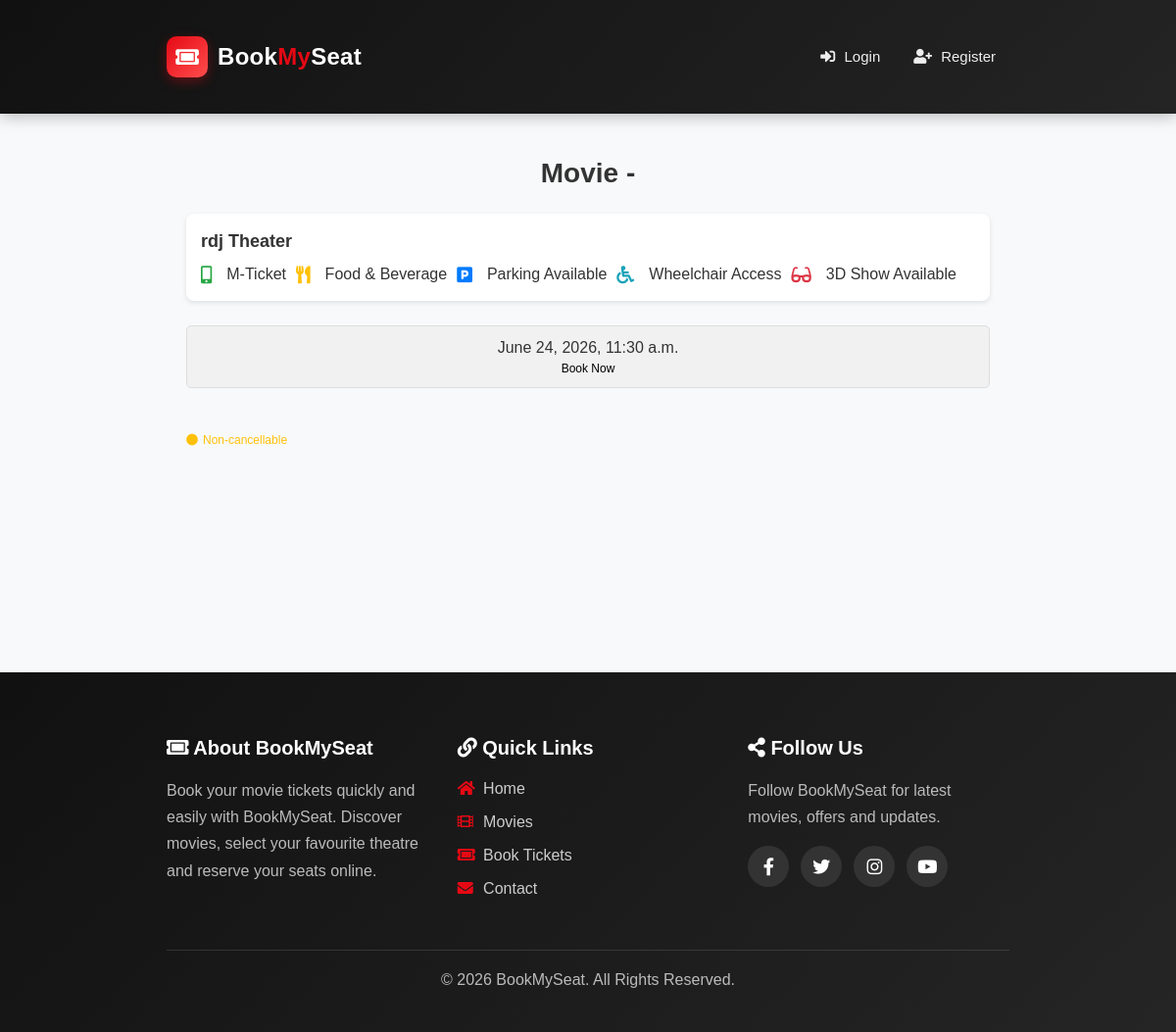
The page /movies/theaters/1/ on the database as committed earlier.
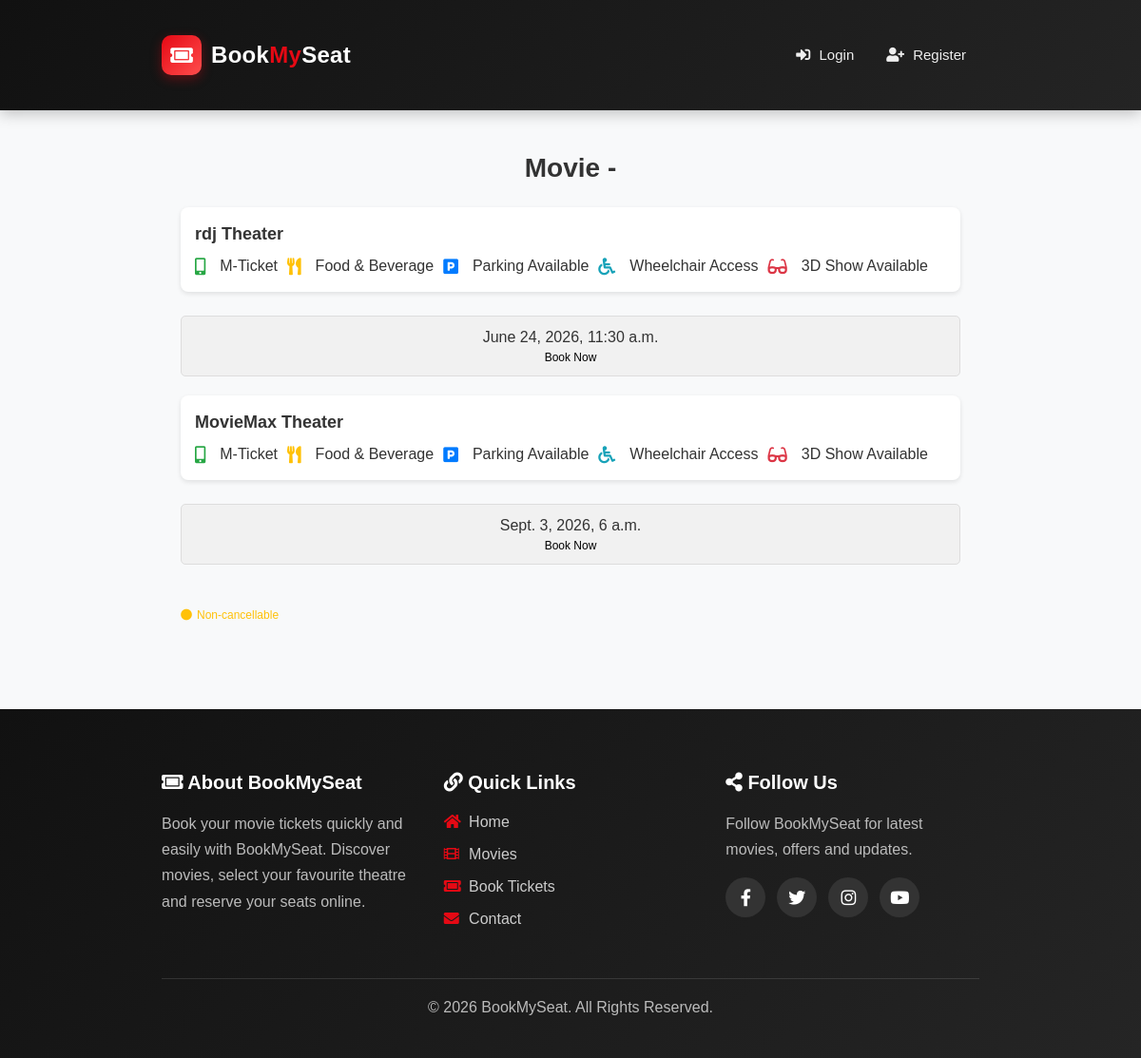
The same page on the database as committed later.
### movies/models.py (models this page shows, shortened)
class Theater(models.Model):
    name = models.CharField(max_length=255)
    movie = models.ForeignKey(
        Movie,
        on_delete=models.CASCADE,
        related_name='theaters'
    )
    time = models.DateTimeField()

### movies/views.py (the view)
def theater_list(request, movie_id):
    movie = get_object_or_404(
        Movie,
        id=movie_id,
    )
    theaters = Theater.objects.filter(
        movie=movie
    )
    return render(
        request,
        "movies/theater_list.html",
        {
            "movies": movie,
            "theaters": theaters,
        },
    )

### templates/movies/theater_list.html (shortened to what this page needs)
{% extends "basic.html" %}
{% block content %}
  <body>
    <div class="container">
      <div class="movie-title">Movie - {{ movie.name }}</div>
      {% if theaters %}
        {% for theater in theaters %}
        <div class="theatre-info">
          <div>
            <strong>{{ theater.name }} Theater</strong>
            <div class="info-icons mt-2">
              <i class="fas fa-mobile-alt text-success"></i> M-Ticket
              <i class="fas fa-utensils text-warning ms-3"></i> Food & Beverage
              <i class="fas fa-parking text-primary ms-3"></i> Parking Available
              <i class="fas fa-wheelchair text-info ms-3"></i> Wheelchair Access
              <i class="fas fa-glasses text-danger ms-3"></i> 3D Show Available
            </div>
          </div>
        </div>
        <div class="show-times">
          <div class="time-box">
            {{ theater.time }}
            <a href="{% url 'book_seats' theater.id %}">
              <span>Book Now</span>
            </a>
          </div>
        </div>
        {% endfor %}
      {% else %}
        <div class="no-theaters mt-4">
          <p>Sorry, no theaters are available for this movie at the moment.</p>
        </div>
      {% endif %}
      <div class="non-cancellable mt-4">
        <i class="fas fa-circle text-warning"></i> Non-cancellable
      </div>
    </div>
  </body>
{% endblock %}

### templates/basic.html (shortened to what this page needs)
<!DOCTYPE html>
<html lang="en">
<head>
    <link
        href="https://cdn.jsdelivr.net/npm/bootstrap-icons/font/bootstrap-icons.css"
        rel="stylesheet"
    >
    <link
        rel="stylesheet"
        href="https://maxcdn.bootstrapcdn.com/bootstrap/4.0.0/css/bootstrap.min.css"
    >
    <link
        rel="stylesheet"
        href="https://cdnjs.cloudflare.com/ajax/libs/font-awesome/5.15.3/css/all.min.css"
    >
</head>
<body>
<nav class="navbar navbar-expand-lg navbar-dark">
    <div class="container">
        <a class="navbar-brand" href="/">
            <div class="brand-icon">
                <i class="fas fa-ticket-alt"></i>
            </div>
            <div class="brand-text">
                Book<span>My</span>Seat
            </div>
        </a>
        <div class="collapse navbar-collapse" id="navbarNav">
            <ul class="navbar-nav ml-auto">
                {% if user.is_authenticated %}
                <li class="nav-item">
                    <a class="nav-link" href="/">
                        <i class="fas fa-home"></i>
                        Home
                    </a>
                </li>
                <li class="nav-item">
                    <a class="nav-link" href="{% url 'movie_list' %}">
                        <i class="fas fa-film"></i>
                        Movies
                    </a>
                </li>
                <li class="nav-item">
                    <a class="nav-link" href="{% url 'profile' %}">
                        <i class="fas fa-user"></i>
                        Profile
                    </a>
                </li>
                <li class="nav-item">
                    <form
                        method="POST"
                        action="{% url 'logout' %}"
                        style="margin: 0;"
                    >
                        {% csrf_token %}
                        <button
                            type="submit"
                            class="nav-link logout-btn"
                            style="border: none; background: transparent;"
                        >
                            <i class="fas fa-sign-out-alt"></i>
                            Logout
                        </button>
                    </form>
                </li>
                {% else %}
                <li class="nav-item">
                    <a class="nav-link" href="{% url 'login' %}">
                        <i class="fas fa-sign-in-alt"></i>
                        Login
                    </a>
                </li>
                <li class="nav-item">
                    <a class="nav-link" href="{% url 'register' %}">
                        <i class="fas fa-user-plus"></i>
                        Register
                    </a>
                </li>
                {% endif %}
            </ul>
        </div>
    </div>
</nav>
<div class="container main-container">
    {% block content %}
    {% endblock %}
</div>
<footer class="footer">
    <div class="container">
        <div class="row">
            <div class="col-md-4 mb-4">
                <h5>
                    <i class="fas fa-ticket-alt"></i>
                    About BookMySeat
                </h5>
                <p>
                    Book your movie tickets quickly and easily with
                    BookMySeat. Discover movies, select your favourite
                    theatre and reserve your seats online.
                </p>
            </div>
            <div class="col-md-4 mb-4">
                <h5>
                    <i class="fas fa-link"></i>
                    Quick Links
                </h5>
                <ul class="list-unstyled footer-links">
                    <li>
                        <a href="/">
                            <i class="fas fa-home"></i>
                            Home
                        </a>
                    </li>
                    <li>
                        <a href="{% url 'movie_list' %}">
                            <i class="fas fa-film"></i>
                            Movies
                        </a>
                    </li>
                    <li>
                        <a href="{% url 'movie_list' %}">
                            <i class="fas fa-ticket-alt"></i>
                            Book Tickets
                        </a>
                    </li>
                    <li>
                        <a href="{% url 'contact' %}">
                            <i class="fas fa-envelope"></i>
                            Contact
                        </a>
                    </li>
                </ul>
            </div>
            <div class="col-md-4 mb-4">
                <h5>
                    <i class="fas fa-share-alt"></i>
                    Follow Us
                </h5>
                <p>
                    Follow BookMySeat for latest movies,
                    offers and updates.
                </p>
                <div class="social-icons">
                    <a href="#" aria-label="Facebook">
                        <i class="fab fa-facebook-f"></i>
                    </a>
                    <a href="#" aria-label="Twitter">
                        <i class="fab fa-twitter"></i>
                    </a>
                    <a href="#" aria-label="Instagram">
                        <i class="fab fa-instagram"></i>
                    </a>
                    <a href="#" aria-label="YouTube">
                        <i class="fab fa-youtube"></i>
                    </a>
                </div>
            </div>
        </div>
        <hr>
        <div class="text-center">
            <p class="footer-bottom">
                &copy; 2026 BookMySeat.
                All Rights Reserved.
            </p>
        </div>
    </div>
</footer>
</body>
</html>

### templates/basic.html (style rules this page uses)
* { box-sizing: border-box; }
html { scroll-behavior: smooth; }
body { margin: 0; padding: 0; font-family: Arial, Helvetica, sans-serif; background: #f5f5f5; color: #222; }
a { text-decoration: none !important; }
.navbar { background: linear-gradient(135deg, #111111, #242424) !important; padding: 12px 20px; box-shadow: 0 3px 15px rgba(0, 0, 0, 0.25); }
.navbar-brand { color: #ffffff !important; font-size: 24px; font-weight: 700; display: flex; align-items: center; gap: 10px; }
.brand-icon { width: 42px; height: 42px; border-radius: 10px; background: linear-gradient(135deg, #e50914, #ff4d4d); display: flex; align-items: center; justify-content: center; color: white; font-size: 21px; box-shadow: 0 4px 12px rgba(229, 9, 20, 0.35); }
.brand-text { letter-spacing: 0.3px; }
.brand-text span { color: #e50914; }
.navbar-nav { align-items: center; }
.navbar-nav .nav-item { margin-left: 6px; }
.navbar-nav .nav-link { color: #eeeeee !important; font-size: 15px; font-weight: 500; padding: 9px 14px !important; border-radius: 8px; transition: 0.3s ease; }
.navbar-nav .nav-link i { margin-right: 5px; }
.main-container { min-height: 65vh; padding-top: 25px; padding-bottom: 30px; }
.footer { background: linear-gradient(135deg, #111111, #252525); color: #dddddd; padding: 45px 0 20px; margin-top: 50px; }
.footer h5 { color: #ffffff; font-weight: 700; margin-bottom: 18px; }
.footer p { color: #bbbbbb; line-height: 1.7; }
.footer-links { padding: 0; margin: 0; }
.footer-links li { margin-bottom: 10px; }
.footer-links a { color: #cccccc; transition: 0.3s; }
.footer-links i { width: 22px; color: #e50914; }
.footer hr { border-color: rgba(255, 255, 255, 0.12); }
.footer-bottom { color: #999999; margin-bottom: 0; }
.social-icons { display: flex; gap: 12px; }
.social-icons a { width: 42px; height: 42px; display: flex; align-items: center; justify-content: center; border-radius: 50%; background: #333333; color: #ffffff; font-size: 18px; transition: 0.3s ease; }

### templates/movies/theater_list.html (style rules this page uses)
body { font-family: Arial, sans-serif; background-color: #f8f9fa; color: #333; margin: 0; padding: 0; }
.container { padding: 20px; max-width: 900px; margin: 0 auto; }
.movie-title { font-size: 28px; font-weight: bold; text-align: center; margin-bottom: 20px; }
.theatre-info { display: flex; justify-content: space-between; align-items: center; padding: 15px; background-color: #fff; border-radius: 8px; box-shadow: 0 2px 5px rgba(0, 0, 0, 0.1); margin-bottom: 15px; flex-wrap: wrap; }
.theatre-info strong { font-size: 18px; flex: 1; }
.info-icons { display: flex; flex-wrap: wrap; align-items: center; justify-content: flex-start; gap: 10px; margin-top: 10px; flex: 2; }
.info-icons i { margin-right: 5px; font-size: 18px; }
.show-times { display: flex; justify-content: space-between; padding: 10px 0; flex-wrap: wrap; }
.time-box { border: 1px solid #ddd; border-radius: 5px; padding: 10px 20px; text-align: center; background-color: #f1f1f1; margin-bottom: 10px; flex: 1; min-width: 100px; transition: transform 0.3s ease, background-color 0.3s ease; }
.time-box span { display: block; font-size: 12px; color: black; }
.non-cancellable { color: #ffc107; font-size: 12px; margin-top: 20px; display: flex; align-items: center; }
.non-cancellable i { margin-right: 5px; }

Rows that differ between the two databases and show on the page:
added Theater: name "MovieMax", time "Sept. 3, 2026, 6 a.m."
